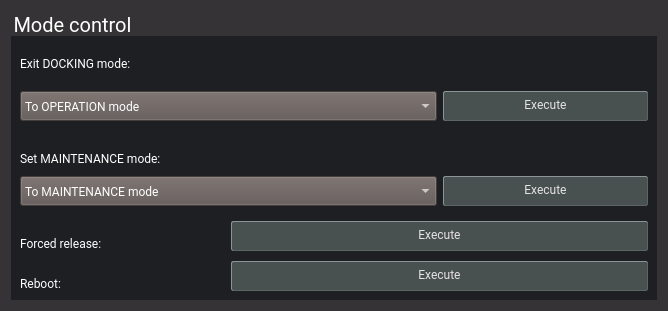
<?xml version="1.0" encoding="UTF-8"?>
<ui version="4.0">
 <class>intball::TelecommandManagerWidget</class>
 <widget class="QWidget" name="intball::TelecommandManagerWidget">
  <property name="geometry">
   <rect>
    <x>0</x>
    <y>0</y>
    <width>668</width>
    <height>311</height>
   </rect>
  </property>
  <property name="font">
   <font>
    <family>Roboto</family>
   </font>
  </property>
  <property name="windowTitle">
   <string>Form</string>
  </property>
  <property name="styleSheet">
   <string notr="true">color: rgb(255, 255, 255);
background-color: rgb(53, 51, 53);</string>
  </property>
  <layout class="QGridLayout" name="gridLayout">
   <item row="0" column="0">
    <widget class="QGroupBox" name="groupTaskManager">
     <property name="font">
      <font>
       <family>Roboto</family>
       <pointsize>-1</pointsize>
      </font>
     </property>
     <property name="styleSheet">
      <string notr="true">QGroupBox {
  border: 0;
  margin-top: 25px;
  font-size: 20px;
  background-color: rgb(29, 31, 34);
}
QLabel {
    background-color: rgb(29, 31, 34);
}</string>
     </property>
     <property name="title">
      <string>Mode control</string>
     </property>
     <layout class="QGridLayout" name="gridLayout_2">
      <property name="verticalSpacing">
       <number>10</number>
      </property>
      <item row="5" column="1" colspan="2">
       <widget class="intball::CommandButton" name="buttonForcedRelease">
        <property name="minimumSize">
         <size>
          <width>0</width>
          <height>30</height>
         </size>
        </property>
        <property name="font">
         <font>
          <family>Roboto</family>
         </font>
        </property>
        <property name="styleSheet">
         <string notr="true">QPushButton {
  background-color: rgb(72, 80, 80);
  color: rgb(229, 227, 226);
  padding-bottom: 3px;
  border-radius: 2px;
  border: 1px outset rgb(92, 100, 100);
}
QPushButton:pressed {
  background-color: rgb(92, 100, 100);
  color: rgb(255, 255, 255);
  padding-bottom: 3px;
  border-radius: 2px;
  border: 1px outset rgb(92, 100, 100);
}
QPushButton:disabled {
  background-color: rgb(112, 120, 120);
  color: rgb(255, 255, 255);
  padding-bottom: 3px;
  border-radius: 2px;
  border: 1px outset rgb(112, 120, 120);
}</string>
        </property>
        <property name="text">
         <string>Execute</string>
        </property>
       </widget>
      </item>
      <item row="2" column="0" colspan="2">
       <widget class="QLabel" name="labelSetMaintenanceMode">
        <property name="minimumSize">
         <size>
          <width>0</width>
          <height>30</height>
         </size>
        </property>
        <property name="font">
         <font>
          <family>Roboto</family>
         </font>
        </property>
        <property name="text">
         <string>Set MAINTENANCE mode:</string>
        </property>
        <property name="alignment">
         <set>Qt::AlignBottom|Qt::AlignLeading|Qt::AlignLeft</set>
        </property>
       </widget>
      </item>
      <item row="1" column="0" colspan="2">
       <widget class="QComboBox" name="comboBoxExitDockingMode">
        <property name="minimumSize">
         <size>
          <width>0</width>
          <height>30</height>
         </size>
        </property>
        <property name="font">
         <font>
          <family>Roboto</family>
         </font>
        </property>
        <property name="styleSheet">
         <string notr="true">QComboBox {
  background-color: rgb(94, 85, 82);
  color: rgb(255, 255, 255);
}</string>
        </property>
        <item>
         <property name="text">
          <string>To OPERATION mode</string>
         </property>
        </item>
        <item>
         <property name="text">
          <string>To STANDBY mode</string>
         </property>
        </item>
       </widget>
      </item>
      <item row="1" column="2">
       <widget class="intball::CommandButton" name="buttonExitDockingMode">
        <property name="minimumSize">
         <size>
          <width>0</width>
          <height>30</height>
         </size>
        </property>
        <property name="font">
         <font>
          <family>Roboto</family>
         </font>
        </property>
        <property name="styleSheet">
         <string notr="true">QPushButton {
  background-color: rgb(72, 80, 80);
  color: rgb(229, 227, 226);
  padding-bottom: 3px;
  border-radius: 2px;
  border: 1px outset rgb(92, 100, 100);
}
QPushButton:pressed {
  background-color: rgb(92, 100, 100);
  color: rgb(255, 255, 255);
  padding-bottom: 3px;
  border-radius: 2px;
  border: 1px outset rgb(92, 100, 100);
}
QPushButton:disabled {
  background-color: rgb(112, 120, 120);
  color: rgb(255, 255, 255);
  padding-bottom: 3px;
  border-radius: 2px;
  border: 1px outset rgb(112, 120, 120);
}</string>
        </property>
        <property name="text">
         <string>Execute</string>
        </property>
       </widget>
      </item>
      <item row="7" column="1" colspan="2">
       <widget class="intball::CommandButton" name="buttonReboot">
        <property name="minimumSize">
         <size>
          <width>0</width>
          <height>30</height>
         </size>
        </property>
        <property name="font">
         <font>
          <family>Roboto</family>
         </font>
        </property>
        <property name="styleSheet">
         <string notr="true">QPushButton {
  background-color: rgb(72, 80, 80);
  color: rgb(229, 227, 226);
  padding-bottom: 3px;
  border-radius: 2px;
  border: 1px outset rgb(92, 100, 100);
}
QPushButton:pressed {
  background-color: rgb(92, 100, 100);
  color: rgb(255, 255, 255);
  padding-bottom: 3px;
  border-radius: 2px;
  border: 1px outset rgb(92, 100, 100);
}
QPushButton:disabled {
  background-color: rgb(112, 120, 120);
  color: rgb(255, 255, 255);
  padding-bottom: 3px;
  border-radius: 2px;
  border: 1px outset rgb(112, 120, 120);
}</string>
        </property>
        <property name="text">
         <string>Execute</string>
        </property>
       </widget>
      </item>
      <item row="3" column="0" colspan="2">
       <widget class="QComboBox" name="comboBoxSetMaintenanceMode">
        <property name="minimumSize">
         <size>
          <width>0</width>
          <height>30</height>
         </size>
        </property>
        <property name="font">
         <font>
          <family>Roboto</family>
         </font>
        </property>
        <property name="styleSheet">
         <string notr="true">QComboBox {
  background-color: rgb(94, 85, 82);
  color: rgb(255, 255, 255);
}</string>
        </property>
        <item>
         <property name="text">
          <string>To MAINTENANCE mode</string>
         </property>
        </item>
        <item>
         <property name="text">
          <string>To STANDBY mode</string>
         </property>
        </item>
       </widget>
      </item>
      <item row="3" column="2">
       <widget class="intball::CommandButton" name="buttonSetMaintenanceMode">
        <property name="minimumSize">
         <size>
          <width>0</width>
          <height>30</height>
         </size>
        </property>
        <property name="font">
         <font>
          <family>Roboto</family>
         </font>
        </property>
        <property name="styleSheet">
         <string notr="true">QPushButton {
  background-color: rgb(72, 80, 80);
  color: rgb(229, 227, 226);
  padding-bottom: 3px;
  border-radius: 2px;
  border: 1px outset rgb(92, 100, 100);
}
QPushButton:pressed {
  background-color: rgb(92, 100, 100);
  color: rgb(255, 255, 255);
  padding-bottom: 3px;
  border-radius: 2px;
  border: 1px outset rgb(92, 100, 100);
}
QPushButton:disabled {
  background-color: rgb(112, 120, 120);
  color: rgb(255, 255, 255);
  padding-bottom: 3px;
  border-radius: 2px;
  border: 1px outset rgb(112, 120, 120);
}</string>
        </property>
        <property name="text">
         <string>Execute</string>
        </property>
       </widget>
      </item>
      <item row="0" column="0" colspan="2">
       <widget class="QLabel" name="labelExitDockingMode">
        <property name="minimumSize">
         <size>
          <width>0</width>
          <height>20</height>
         </size>
        </property>
        <property name="font">
         <font>
          <family>Roboto</family>
         </font>
        </property>
        <property name="text">
         <string>Exit DOCKING mode:</string>
        </property>
        <property name="alignment">
         <set>Qt::AlignLeading|Qt::AlignLeft|Qt::AlignVCenter</set>
        </property>
       </widget>
      </item>
      <item row="5" column="0">
       <widget class="QLabel" name="labelForcedRelease">
        <property name="minimumSize">
         <size>
          <width>0</width>
          <height>30</height>
         </size>
        </property>
        <property name="font">
         <font>
          <family>Roboto</family>
         </font>
        </property>
        <property name="text">
         <string>Forced release:</string>
        </property>
        <property name="alignment">
         <set>Qt::AlignBottom|Qt::AlignLeading|Qt::AlignLeft</set>
        </property>
       </widget>
      </item>
      <item row="7" column="0">
       <widget class="QLabel" name="labelReboot">
        <property name="minimumSize">
         <size>
          <width>0</width>
          <height>30</height>
         </size>
        </property>
        <property name="font">
         <font>
          <family>Roboto</family>
         </font>
        </property>
        <property name="text">
         <string>Reboot:</string>
        </property>
        <property name="alignment">
         <set>Qt::AlignBottom|Qt::AlignLeading|Qt::AlignLeft</set>
        </property>
       </widget>
      </item>
      <item row="4" column="0">
       <spacer name="verticalSpacer_2">
        <property name="orientation">
         <enum>Qt::Vertical</enum>
        </property>
        <property name="sizeType">
         <enum>QSizePolicy::Fixed</enum>
        </property>
        <property name="sizeHint" stdset="0">
         <size>
          <width>20</width>
          <height>5</height>
         </size>
        </property>
       </spacer>
      </item>
     </layout>
    </widget>
   </item>
  </layout>
 </widget>
 <customwidgets>
  <customwidget>
   <class>intball::CommandButton</class>
   <extends>QPushButton</extends>
   <header>command_button.h</header>
  </customwidget>
 </customwidgets>
 <resources/>
 <connections/>
</ui>
